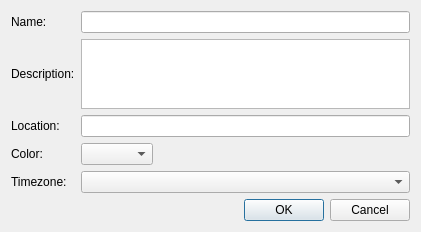
<?xml version="1.0" encoding="UTF-8"?>
<ui version="4.0">
 <class>CalendarEditor</class>
 <widget class="QDialog" name="CalendarEditor">
  <property name="geometry">
   <rect>
    <x>0</x>
    <y>0</y>
    <width>421</width>
    <height>220</height>
   </rect>
  </property>
  <property name="windowTitle">
   <string>Calendar Editor</string>
  </property>
  <layout class="QGridLayout" name="gridLayout">
   <item row="1" column="0">
    <widget class="QLabel" name="label">
     <property name="text">
      <string>Name:</string>
     </property>
    </widget>
   </item>
   <item row="2" column="0">
    <widget class="QLabel" name="label_2">
     <property name="text">
      <string>Description:</string>
     </property>
    </widget>
   </item>
   <item row="3" column="0">
    <widget class="QLabel" name="label_3">
     <property name="text">
      <string>Location:</string>
     </property>
    </widget>
   </item>
   <item row="4" column="0">
    <widget class="QLabel" name="label_5">
     <property name="text">
      <string>Color:</string>
     </property>
    </widget>
   </item>
   <item row="5" column="0">
    <widget class="QLabel" name="label_6">
     <property name="text">
      <string>Timezone:</string>
     </property>
    </widget>
   </item>
   <item row="6" column="0" colspan="3">
    <widget class="QDialogButtonBox" name="buttons">
     <property name="orientation">
      <enum>Qt::Horizontal</enum>
     </property>
     <property name="standardButtons">
      <set>QDialogButtonBox::Cancel|QDialogButtonBox::Ok</set>
     </property>
    </widget>
   </item>
   <item row="1" column="1" colspan="2">
    <widget class="QLineEdit" name="nameEdit"/>
   </item>
   <item row="2" column="1" colspan="2">
    <widget class="QTextEdit" name="descriptionEdit"/>
   </item>
   <item row="3" column="1" colspan="2">
    <widget class="QLineEdit" name="locationEdit"/>
   </item>
   <item row="4" column="2">
    <spacer name="horizontalSpacer">
     <property name="orientation">
      <enum>Qt::Horizontal</enum>
     </property>
     <property name="sizeHint" stdset="0">
      <size>
       <width>40</width>
       <height>20</height>
      </size>
     </property>
    </spacer>
   </item>
   <item row="5" column="1" colspan="2">
    <widget class="QComboBox" name="timezoneCombo"/>
   </item>
   <item row="4" column="1">
    <widget class="KColorCombo" name="colorCombo"/>
   </item>
  </layout>
 </widget>
 <customwidgets>
  <customwidget>
   <class>KColorCombo</class>
   <extends>QComboBox</extends>
   <header>kcolorcombo.h</header>
  </customwidget>
 </customwidgets>
 <tabstops>
  <tabstop>nameEdit</tabstop>
  <tabstop>descriptionEdit</tabstop>
  <tabstop>locationEdit</tabstop>
  <tabstop>timezoneCombo</tabstop>
  <tabstop>buttons</tabstop>
 </tabstops>
 <resources/>
 <connections>
  <connection>
   <sender>buttons</sender>
   <signal>accepted()</signal>
   <receiver>CalendarEditor</receiver>
   <slot>accept()</slot>
   <hints>
    <hint type="sourcelabel">
     <x>248</x>
     <y>254</y>
    </hint>
    <hint type="destinationlabel">
     <x>157</x>
     <y>274</y>
    </hint>
   </hints>
  </connection>
  <connection>
   <sender>buttons</sender>
   <signal>rejected()</signal>
   <receiver>CalendarEditor</receiver>
   <slot>reject()</slot>
   <hints>
    <hint type="sourcelabel">
     <x>316</x>
     <y>260</y>
    </hint>
    <hint type="destinationlabel">
     <x>286</x>
     <y>274</y>
    </hint>
   </hints>
  </connection>
 </connections>
</ui>
